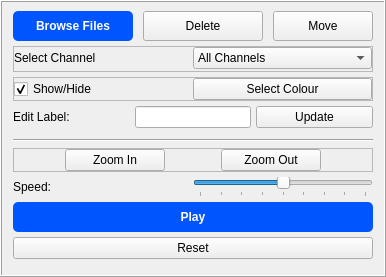
           <widget class="QFrame" name="ControlPanel_2">
            <property name="sizePolicy">
             <sizepolicy hsizetype="Expanding" vsizetype="Expanding">
              <horstretch>0</horstretch>
              <verstretch>0</verstretch>
             </sizepolicy>
            </property>
            <property name="maximumSize">
             <size>
              <width>16777215</width>
              <height>16777215</height>
             </size>
            </property>
            <property name="frameShape">
             <enum>QFrame::Box</enum>
            </property>
            <property name="frameShadow">
             <enum>QFrame::Raised</enum>
            </property>
            <property name="lineWidth">
             <number>1</number>
            </property>
            <layout class="QVBoxLayout" name="verticalLayout_8">
             <property name="spacing">
              <number>5</number>
             </property>
             <property name="topMargin">
              <number>9</number>
             </property>
             <item>
              <widget class="QFrame" name="frame_3">
               <property name="minimumSize">
                <size>
                 <width>200</width>
                 <height>30</height>
                </size>
               </property>
               <property name="maximumSize">
                <size>
                 <width>16777215</width>
                 <height>16777215</height>
                </size>
               </property>
               <property name="frameShape">
                <enum>QFrame::NoFrame</enum>
               </property>
               <property name="frameShadow">
                <enum>QFrame::Raised</enum>
               </property>
               <property name="lineWidth">
                <number>0</number>
               </property>
               <layout class="QHBoxLayout" name="horizontalLayout_21">
                <property name="spacing">
                 <number>10</number>
                </property>
                <property name="leftMargin">
                 <number>0</number>
                </property>
                <property name="topMargin">
                 <number>0</number>
                </property>
                <property name="rightMargin">
                 <number>0</number>
                </property>
                <property name="bottomMargin">
                 <number>0</number>
                </property>
                <item>
                 <widget class="QPushButton" name="BrowseButton_2">
                  <property name="sizePolicy">
                   <sizepolicy hsizetype="Expanding" vsizetype="Expanding">
                    <horstretch>0</horstretch>
                    <verstretch>0</verstretch>
                   </sizepolicy>
                  </property>
                  <property name="minimumSize">
                   <size>
                    <width>120</width>
                    <height>22</height>
                   </size>
                  </property>
                  <property name="maximumSize">
                   <size>
                    <width>16777215</width>
                    <height>16777215</height>
                   </size>
                  </property>
                  <property name="font">
                   <font>
                    <bold>true</bold>
                   </font>
                  </property>
                  <property name="styleSheet">
                   <string notr="true">

QPushButton {
    background-color: rgb(0, 85, 255);
color:rgb(255, 255, 255);
border-radius:5px;
}

QPushButton:hover {
    background-color: rgb(0, 50, 150);
}
</string>
                  </property>
                  <property name="text">
                   <string>Browse Files</string>
                  </property>
                 </widget>
                </item>
                <item>
                 <widget class="QPushButton" name="deleteButton_2">
                  <property name="sizePolicy">
                   <sizepolicy hsizetype="Expanding" vsizetype="Expanding">
                    <horstretch>0</horstretch>
                    <verstretch>0</verstretch>
                   </sizepolicy>
                  </property>
                  <property name="minimumSize">
                   <size>
                    <width>120</width>
                    <height>22</height>
                   </size>
                  </property>
                  <property name="maximumSize">
                   <size>
                    <width>16777215</width>
                    <height>16777215</height>
                   </size>
                  </property>
                  <property name="styleSheet">
                   <string notr="true"/>
                  </property>
                  <property name="text">
                   <string>Delete</string>
                  </property>
                 </widget>
                </item>
                <item>
                 <widget class="QPushButton" name="Move_2">
                  <property name="sizePolicy">
                   <sizepolicy hsizetype="Expanding" vsizetype="Expanding">
                    <horstretch>0</horstretch>
                    <verstretch>0</verstretch>
                   </sizepolicy>
                  </property>
                  <property name="minimumSize">
                   <size>
                    <width>100</width>
                    <height>22</height>
                   </size>
                  </property>
                  <property name="maximumSize">
                   <size>
                    <width>250</width>
                    <height>16777215</height>
                   </size>
                  </property>
                  <property name="styleSheet">
                   <string notr="true"/>
                  </property>
                  <property name="text">
                   <string>Move</string>
                  </property>
                 </widget>
                </item>
               </layout>
               <zorder>deleteButton_2</zorder>
               <zorder>BrowseButton_2</zorder>
               <zorder>Move_2</zorder>
              </widget>
             </item>
             <item>
              <widget class="QFrame" name="channel_2">
               <property name="minimumSize">
                <size>
                 <width>0</width>
                 <height>25</height>
                </size>
               </property>
               <property name="maximumSize">
                <size>
                 <width>16777215</width>
                 <height>16777215</height>
                </size>
               </property>
               <property name="frameShape">
                <enum>QFrame::StyledPanel</enum>
               </property>
               <property name="frameShadow">
                <enum>QFrame::Raised</enum>
               </property>
               <layout class="QHBoxLayout" name="horizontalLayout_10">
                <property name="spacing">
                 <number>0</number>
                </property>
                <property name="leftMargin">
                 <number>0</number>
                </property>
                <property name="topMargin">
                 <number>0</number>
                </property>
                <property name="rightMargin">
                 <number>0</number>
                </property>
                <property name="bottomMargin">
                 <number>2</number>
                </property>
                <item>
                 <widget class="QLabel" name="Channel_label_2">
                  <property name="sizePolicy">
                   <sizepolicy hsizetype="Expanding" vsizetype="Expanding">
                    <horstretch>0</horstretch>
                    <verstretch>0</verstretch>
                   </sizepolicy>
                  </property>
                  <property name="minimumSize">
                   <size>
                    <width>0</width>
                    <height>15</height>
                   </size>
                  </property>
                  <property name="maximumSize">
                   <size>
                    <width>16777215</width>
                    <height>16777215</height>
                   </size>
                  </property>
                  <property name="styleSheet">
                   <string notr="true"/>
                  </property>
                  <property name="text">
                   <string>Select Channel</string>
                  </property>
                 </widget>
                </item>
                <item>
                 <widget class="QComboBox" name="channelsMenu_2">
                  <property name="sizePolicy">
                   <sizepolicy hsizetype="Expanding" vsizetype="Expanding">
                    <horstretch>0</horstretch>
                    <verstretch>0</verstretch>
                   </sizepolicy>
                  </property>
                  <property name="minimumSize">
                   <size>
                    <width>120</width>
                    <height>22</height>
                   </size>
                  </property>
                  <property name="maximumSize">
                   <size>
                    <width>16777215</width>
                    <height>16777215</height>
                   </size>
                  </property>
                  <property name="styleSheet">
                   <string notr="true"/>
                  </property>
                  <item>
                   <property name="text">
                    <string>All Channels</string>
                   </property>
                  </item>
                 </widget>
                </item>
               </layout>
              </widget>
             </item>
             <item>
              <widget class="QFrame" name="show_2">
               <property name="maximumSize">
                <size>
                 <width>16777215</width>
                 <height>16777215</height>
                </size>
               </property>
               <property name="frameShape">
                <enum>QFrame::StyledPanel</enum>
               </property>
               <property name="frameShadow">
                <enum>QFrame::Raised</enum>
               </property>
               <layout class="QHBoxLayout" name="horizontalLayout_11">
                <property name="spacing">
                 <number>0</number>
                </property>
                <property name="leftMargin">
                 <number>0</number>
                </property>
                <property name="topMargin">
                 <number>0</number>
                </property>
                <property name="rightMargin">
                 <number>0</number>
                </property>
                <property name="bottomMargin">
                 <number>0</number>
                </property>
                <item>
                 <widget class="QCheckBox" name="ShowHide_2">
                  <property name="sizePolicy">
                   <sizepolicy hsizetype="Expanding" vsizetype="Expanding">
                    <horstretch>0</horstretch>
                    <verstretch>0</verstretch>
                   </sizepolicy>
                  </property>
                  <property name="minimumSize">
                   <size>
                    <width>119</width>
                    <height>20</height>
                   </size>
                  </property>
                  <property name="maximumSize">
                   <size>
                    <width>16777215</width>
                    <height>16777215</height>
                   </size>
                  </property>
                  <property name="text">
                   <string>Show/Hide</string>
                  </property>
                  <property name="checked">
                   <bool>true</bool>
                  </property>
                 </widget>
                </item>
                <item>
                 <widget class="QPushButton" name="SelectColor_2">
                  <property name="sizePolicy">
                   <sizepolicy hsizetype="Expanding" vsizetype="Expanding">
                    <horstretch>0</horstretch>
                    <verstretch>0</verstretch>
                   </sizepolicy>
                  </property>
                  <property name="minimumSize">
                   <size>
                    <width>120</width>
                    <height>22</height>
                   </size>
                  </property>
                  <property name="maximumSize">
                   <size>
                    <width>16777215</width>
                    <height>16777215</height>
                   </size>
                  </property>
                  <property name="styleSheet">
                   <string notr="true"/>
                  </property>
                  <property name="text">
                   <string>Select Colour</string>
                  </property>
                 </widget>
                </item>
               </layout>
              </widget>
             </item>
             <item>
              <widget class="QFrame" name="frame_9">
               <property name="maximumSize">
                <size>
                 <width>16777215</width>
                 <height>16777215</height>
                </size>
               </property>
               <property name="frameShape">
                <enum>QFrame::NoFrame</enum>
               </property>
               <property name="frameShadow">
                <enum>QFrame::Raised</enum>
               </property>
               <property name="lineWidth">
                <number>0</number>
               </property>
               <layout class="QHBoxLayout" name="horizontalLayout_22">
                <property name="spacing">
                 <number>5</number>
                </property>
                <property name="leftMargin">
                 <number>0</number>
                </property>
                <property name="topMargin">
                 <number>0</number>
                </property>
                <property name="rightMargin">
                 <number>0</number>
                </property>
                <property name="bottomMargin">
                 <number>0</number>
                </property>
                <item>
                 <widget class="QLabel" name="label_13">
                  <property name="sizePolicy">
                   <sizepolicy hsizetype="Expanding" vsizetype="Expanding">
                    <horstretch>0</horstretch>
                    <verstretch>0</verstretch>
                   </sizepolicy>
                  </property>
                  <property name="minimumSize">
                   <size>
                    <width>0</width>
                    <height>20</height>
                   </size>
                  </property>
                  <property name="maximumSize">
                   <size>
                    <width>16777215</width>
                    <height>16777215</height>
                   </size>
                  </property>
                  <property name="text">
                   <string>Edit Label:</string>
                  </property>
                 </widget>
                </item>
                <item>
                 <widget class="QLineEdit" name="editLabel_2">
                  <property name="sizePolicy">
                   <sizepolicy hsizetype="Expanding" vsizetype="Expanding">
                    <horstretch>0</horstretch>
                    <verstretch>0</verstretch>
                   </sizepolicy>
                  </property>
                  <property name="minimumSize">
                   <size>
                    <width>0</width>
                    <height>22</height>
                   </size>
                  </property>
                  <property name="maximumSize">
                   <size>
                    <width>16777215</width>
                    <height>16777215</height>
                   </size>
                  </property>
                  <property name="styleSheet">
                   <string notr="true"/>
                  </property>
                 </widget>
                </item>
                <item>
                 <widget class="QPushButton" name="SaveButton_2">
                  <property name="sizePolicy">
                   <sizepolicy hsizetype="Expanding" vsizetype="Expanding">
                    <horstretch>0</horstretch>
                    <verstretch>0</verstretch>
                   </sizepolicy>
                  </property>
                  <property name="text">
                   <string>Update</string>
                  </property>
                 </widget>
                </item>
               </layout>
              </widget>
             </item>
             <item>
              <widget class="QFrame" name="frame_10">
               <property name="maximumSize">
                <size>
                 <width>16777215</width>
                 <height>16777215</height>
                </size>
               </property>
               <property name="frameShape">
                <enum>QFrame::NoFrame</enum>
               </property>
               <property name="frameShadow">
                <enum>QFrame::Raised</enum>
               </property>
               <property name="lineWidth">
                <number>0</number>
               </property>
               <layout class="QVBoxLayout" name="verticalLayout_10">
                <property name="spacing">
                 <number>0</number>
                </property>
                <property name="leftMargin">
                 <number>0</number>
                </property>
                <property name="topMargin">
                 <number>0</number>
                </property>
                <property name="rightMargin">
                 <number>0</number>
                </property>
                <property name="bottomMargin">
                 <number>0</number>
                </property>
                <item>
                 <widget class="Line" name="line_2">
                  <property name="sizePolicy">
                   <sizepolicy hsizetype="Expanding" vsizetype="Expanding">
                    <horstretch>0</horstretch>
                    <verstretch>0</verstretch>
                   </sizepolicy>
                  </property>
                  <property name="minimumSize">
                   <size>
                    <width>200</width>
                    <height>15</height>
                   </size>
                  </property>
                  <property name="maximumSize">
                   <size>
                    <width>16777215</width>
                    <height>16777215</height>
                   </size>
                  </property>
                  <property name="orientation">
                   <enum>Qt::Horizontal</enum>
                  </property>
                 </widget>
                </item>
                <item>
                 <widget class="QFrame" name="frame_4">
                  <property name="frameShape">
                   <enum>QFrame::StyledPanel</enum>
                  </property>
                  <property name="frameShadow">
                   <enum>QFrame::Raised</enum>
                  </property>
                  <layout class="QHBoxLayout" name="horizontalLayout_8">
                   <property name="spacing">
                    <number>5</number>
                   </property>
                   <property name="leftMargin">
                    <number>0</number>
                   </property>
                   <property name="topMargin">
                    <number>0</number>
                   </property>
                   <property name="rightMargin">
                    <number>0</number>
                   </property>
                   <property name="bottomMargin">
                    <number>0</number>
                   </property>
                   <item>
                    <widget class="QPushButton" name="ZoomIn_2">
                     <property name="sizePolicy">
                      <sizepolicy hsizetype="Expanding" vsizetype="Expanding">
                       <horstretch>0</horstretch>
                       <verstretch>0</verstretch>
                      </sizepolicy>
                     </property>
                     <property name="minimumSize">
                      <size>
                       <width>50</width>
                       <height>22</height>
                      </size>
                     </property>
                     <property name="maximumSize">
                      <size>
                       <width>100</width>
                       <height>16777215</height>
                      </size>
                     </property>
                     <property name="styleSheet">
                      <string notr="true"/>
                     </property>
                     <property name="text">
                      <string>Zoom In</string>
                     </property>
                    </widget>
                   </item>
                   <item>
                    <widget class="QPushButton" name="ZoomOut_2">
                     <property name="sizePolicy">
                      <sizepolicy hsizetype="Expanding" vsizetype="Expanding">
                       <horstretch>0</horstretch>
                       <verstretch>0</verstretch>
                      </sizepolicy>
                     </property>
                     <property name="minimumSize">
                      <size>
                       <width>100</width>
                       <height>22</height>
                      </size>
                     </property>
                     <property name="maximumSize">
                      <size>
                       <width>100</width>
                       <height>16777215</height>
                      </size>
                     </property>
                     <property name="styleSheet">
                      <string notr="true"/>
                     </property>
                     <property name="text">
                      <string>Zoom Out</string>
                     </property>
                    </widget>
                   </item>
                  </layout>
                 </widget>
                </item>
               </layout>
              </widget>
             </item>
             <item>
              <widget class="QFrame" name="frame_12">
               <property name="maximumSize">
                <size>
                 <width>16777215</width>
                 <height>16777215</height>
                </size>
               </property>
               <property name="frameShape">
                <enum>QFrame::NoFrame</enum>
               </property>
               <property name="frameShadow">
                <enum>QFrame::Raised</enum>
               </property>
               <property name="lineWidth">
                <number>0</number>
               </property>
               <layout class="QHBoxLayout" name="horizontalLayout_13">
                <property name="spacing">
                 <number>0</number>
                </property>
                <property name="leftMargin">
                 <number>0</number>
                </property>
                <property name="topMargin">
                 <number>0</number>
                </property>
                <property name="rightMargin">
                 <number>0</number>
                </property>
                <property name="bottomMargin">
                 <number>0</number>
                </property>
                <item>
                 <widget class="QLabel" name="label_9">
                  <property name="sizePolicy">
                   <sizepolicy hsizetype="Expanding" vsizetype="Expanding">
                    <horstretch>0</horstretch>
                    <verstretch>0</verstretch>
                   </sizepolicy>
                  </property>
                  <property name="minimumSize">
                   <size>
                    <width>0</width>
                    <height>15</height>
                   </size>
                  </property>
                  <property name="maximumSize">
                   <size>
                    <width>16777215</width>
                    <height>16777215</height>
                   </size>
                  </property>
                  <property name="text">
                   <string>Speed:</string>
                  </property>
                 </widget>
                </item>
                <item>
                 <widget class="QSlider" name="SpeedSlider_2">
                  <property name="sizePolicy">
                   <sizepolicy hsizetype="Expanding" vsizetype="Expanding">
                    <horstretch>0</horstretch>
                    <verstretch>0</verstretch>
                   </sizepolicy>
                  </property>
                  <property name="minimumSize">
                   <size>
                    <width>0</width>
                    <height>15</height>
                   </size>
                  </property>
                  <property name="maximumSize">
                   <size>
                    <width>16777215</width>
                    <height>16777215</height>
                   </size>
                  </property>
                  <property name="cursor">
                   <cursorShape>PointingHandCursor</cursorShape>
                  </property>
                  <property name="maximum">
                   <number>8</number>
                  </property>
                  <property name="value">
                   <number>4</number>
                  </property>
                  <property name="tracking">
                   <bool>true</bool>
                  </property>
                  <property name="orientation">
                   <enum>Qt::Horizontal</enum>
                  </property>
                  <property name="tickPosition">
                   <enum>QSlider::TicksBelow</enum>
                  </property>
                  <property name="tickInterval">
                   <number>0</number>
                  </property>
                 </widget>
                </item>
               </layout>
              </widget>
             </item>
             <item>
              <widget class="QFrame" name="frame_11">
               <property name="maximumSize">
                <size>
                 <width>16777215</width>
                 <height>16777215</height>
                </size>
               </property>
               <property name="frameShape">
                <enum>QFrame::NoFrame</enum>
               </property>
               <property name="frameShadow">
                <enum>QFrame::Raised</enum>
               </property>
               <property name="lineWidth">
                <number>0</number>
               </property>
               <layout class="QVBoxLayout" name="verticalLayout_11">
                <property name="spacing">
                 <number>5</number>
                </property>
                <property name="leftMargin">
                 <number>0</number>
                </property>
                <property name="topMargin">
                 <number>0</number>
                </property>
                <property name="rightMargin">
                 <number>0</number>
                </property>
                <property name="bottomMargin">
                 <number>0</number>
                </property>
                <item>
                 <widget class="QPushButton" name="PlayPauseButton_2">
                  <property name="sizePolicy">
                   <sizepolicy hsizetype="Expanding" vsizetype="Expanding">
                    <horstretch>0</horstretch>
                    <verstretch>0</verstretch>
                   </sizepolicy>
                  </property>
                  <property name="minimumSize">
                   <size>
                    <width>80</width>
                    <height>30</height>
                   </size>
                  </property>
                  <property name="maximumSize">
                   <size>
                    <width>16777215</width>
                    <height>16777215</height>
                   </size>
                  </property>
                  <property name="font">
                   <font>
                    <bold>true</bold>
                   </font>
                  </property>
                  <property name="styleSheet">
                   <string notr="true">

QPushButton {
    background-color: rgb(0, 85, 255);
color:rgb(255, 255, 255);
border-radius:5px;
}

QPushButton:hover {
    background-color: rgb(0, 50, 150);
}
</string>
                  </property>
                  <property name="text">
                   <string>Play</string>
                  </property>
                 </widget>
                </item>
                <item>
                 <widget class="QPushButton" name="ResetButton_2">
                  <property name="text">
                   <string>Reset</string>
                  </property>
                 </widget>
                </item>
               </layout>
              </widget>
             </item>
             <item>
              <widget class="QFrame" name="frame_13">
               <property name="maximumSize">
                <size>
                 <width>16777215</width>
                 <height>16777215</height>
                </size>
               </property>
               <property name="frameShape">
                <enum>QFrame::NoFrame</enum>
               </property>
               <property name="frameShadow">
                <enum>QFrame::Raised</enum>
               </property>
               <property name="lineWidth">
                <number>0</number>
               </property>
               <layout class="QHBoxLayout" name="horizontalLayout_14">
                <property name="spacing">
                 <number>0</number>
                </property>
                <property name="leftMargin">
                 <number>0</number>
                </property>
                <property name="topMargin">
                 <number>0</number>
                </property>
                <property name="rightMargin">
                 <number>0</number>
                </property>
                <property name="bottomMargin">
                 <number>0</number>
                </property>
               </layout>
              </widget>
             </item>
            </layout>
           </widget>
